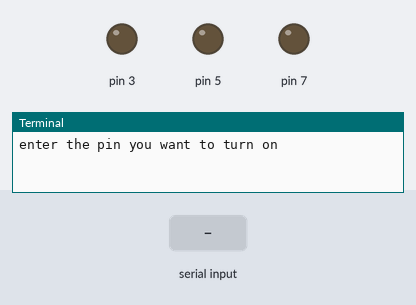
The program below on a simulated Raspberry Pi (header pin numbers). On the bench: output pins drawn as LEDs (lit = HIGH), the last lines printed to the terminal. The test bench sets the inputs (shaded band).

Above: at 1.2 s.
1.3 s: "1" typed at the terminal, then Enter
At 1.8 s:
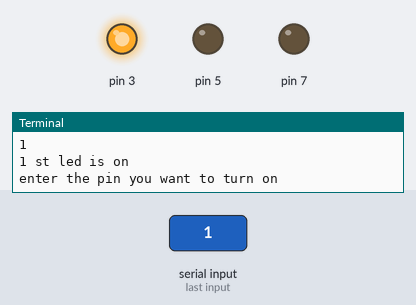
2.8 s: "2" typed at the terminal, then Enter
At 4.0 s:
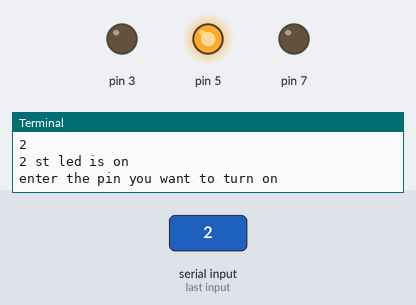
4.3 s: "3" typed at the terminal, then Enter
At 5.3 s:
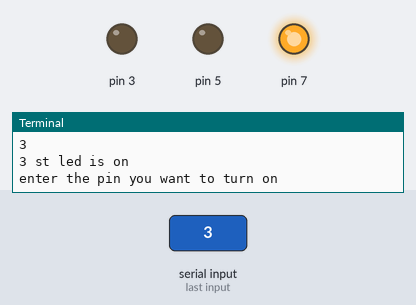
Timing chart, 0 to 7.3 s (numbered marks = the images above; inputs shaded):
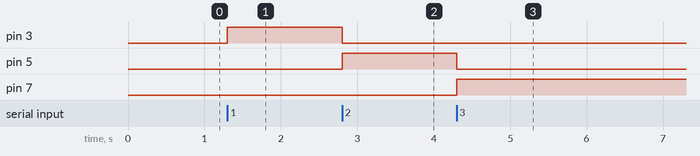

Measured:
- after the input at 1.3 s, pin 3: LOW → HIGH at once
- after the input at 2.8 s, pin 3: HIGH → LOW at once; pin 5: LOW → HIGH at once
- after the input at 4.3 s, pin 5: HIGH → LOW at once; pin 7: LOW → HIGH at once

The program:

led3.py
```python
import RPi.GPIO as GPIO
import time
GPIO.setmode(GPIO.BOARD)#GPIO.BCM
GPIO.setup(3,GPIO.OUT)#for defining pin as output
GPIO.setup(5,GPIO.OUT)
GPIO.setup(7,GPIO.OUT)
GPIO.output(5,0) #turning on led
GPIO.output(3,0) #turning on led
GPIO.output(7,0) #turning on led
while 1:
    x=input("enter the pin you want to turn on")
    print(x)
    if x=='1':
        GPIO.output(3,1) #turning on led
        GPIO.output(5,0) #turning on led
        GPIO.output(7,0) #turning on led
        print("1 st led is on")
    elif x=='2':
        GPIO.output(5,1) #turning on led
        GPIO.output(3,0) #turning on led
        GPIO.output(7,0) #turning on led
        print("2 st led is on")
    elif x=='3':
        GPIO.output(5,0) #turning on led
        GPIO.output(3,0) #turning on led
        GPIO.output(7,1) #turning on led
        print("3 st led is on")
    else:
        GPIO.output(5,0) #turning on led
        GPIO.output(3,0) #turning on led
        GPIO.output(7,0) #turning on led
        print("poweroff")
```
